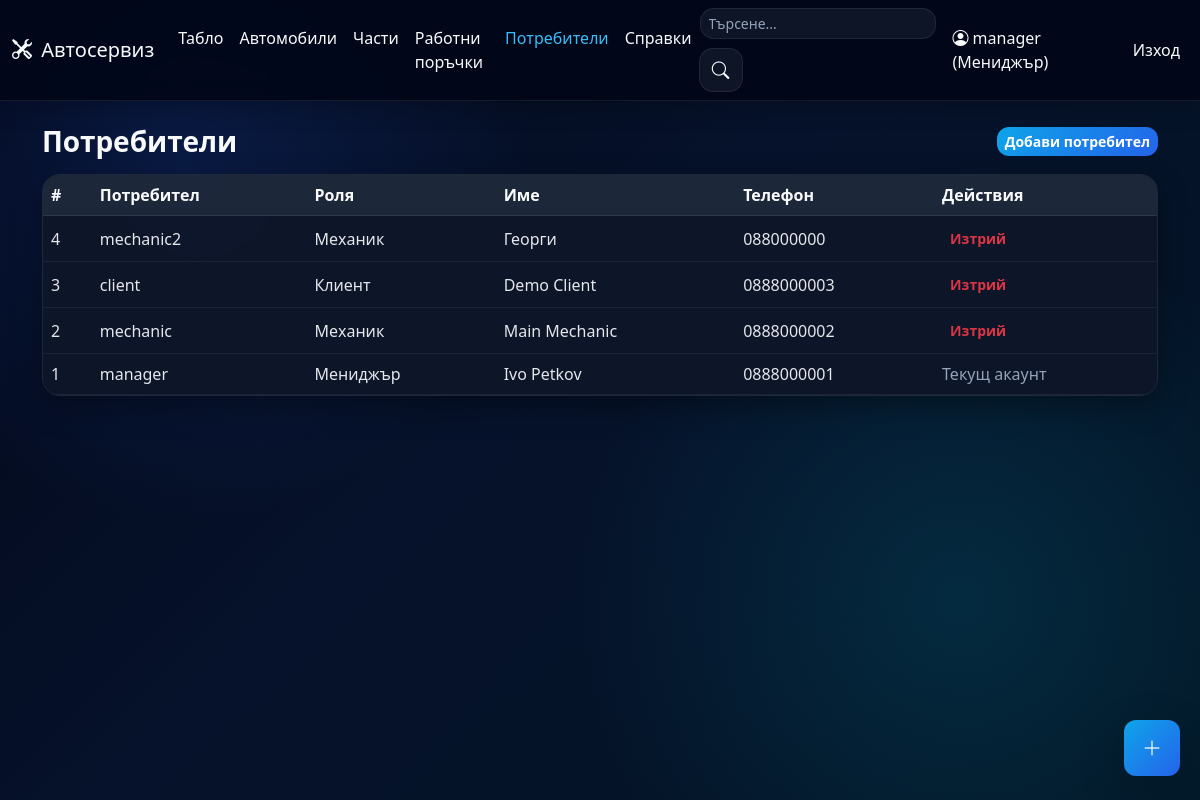
Page /users (signed in) on the earlier database version.
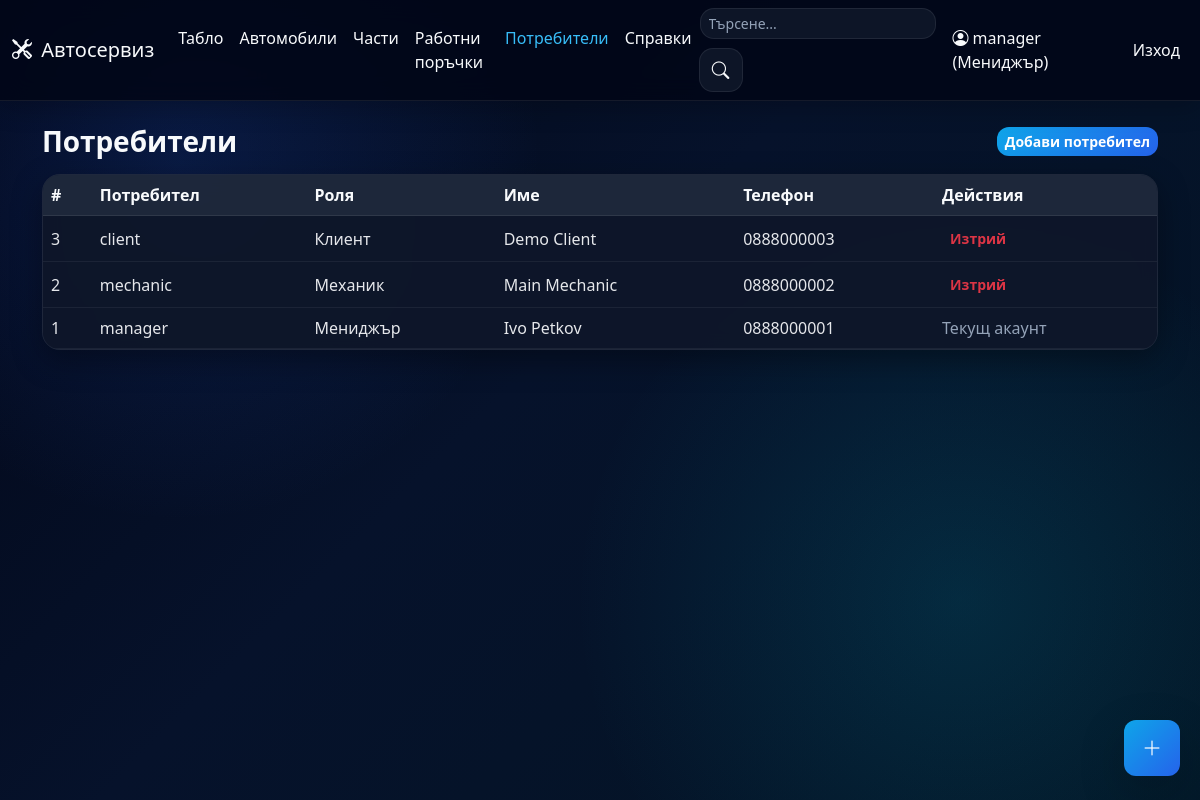
Same page on the later database version.
### app/models.py (models this page shows, shortened)
class User(UserMixin, db.Model):
    id = db.Column(db.Integer, primary_key=True)
    username = db.Column(db.String(80), unique=True, nullable=False)
    password_hash = db.Column(db.String(255), nullable=False)
    role = db.Column(db.String(20), nullable=False, default='client')
    full_name = db.Column(db.String(120))
    phone = db.Column(db.String(30))
    created_at = db.Column(db.DateTime, default=datetime.now)
    cars = db.relationship('Car', backref='user', lazy=True)

### app/routes_admin.py (the view, shortened to what this page needs)
    @app.route('/users', methods=['GET', 'POST'])
    @role_required('manager')
    def manage_users():
        users = User.query.order_by(User.created_at.desc()).all()
        return render_template('users.html', users=users)

### app/route_support.py (called while the page is built)
def register_template_helpers(app):
    @app.context_processor
    def inject_status_helpers():
        return {
            'status_label': status_label,
            'status_badge': status_badge,
            'status_meta': STATUS_META,
            'role_label': role_label,
            'pdf_export_enabled': pdf_export_available(),
        }

def role_required(*roles):
    def decorator(fn):
        @wraps(fn)
        @login_required
        def wrapper(*args, **kwargs):
            if current_user.role not in roles:
                flash('Нямате достъп до тази страница.', 'danger')
                return redirect(url_for('dashboard'))
            return fn(*args, **kwargs)
        return wrapper
    return decorator

def role_label(role: str) -> str:
    return ROLE_META.get(role, role)

def pdf_export_available() -> bool:
    try:
        load_pdf_dependencies()
    except ImportError:
        return False
    return True

### app/templates/users.html (shortened to what this page needs)
{% extends "base.html" %}
{% block content %}
<div class="d-flex justify-content-between align-items-center mb-3 flex-wrap gap-2">
  <h3 class="mb-0">Потребители</h3>
  <button class="btn btn-sm btn-primary" data-bs-toggle="collapse" data-bs-target="#addUserForm">Добави потребител</button>
</div>
<div class="card">
  <div class="card-body p-0">
    <div class="table-responsive">
      <table class="table align-middle mb-0">
        <thead>
          <tr>
            <th>#</th>
            <th>Потребител</th>
            <th>Роля</th>
            <th>Име</th>
            <th>Телефон</th>
            <th>Действия</th>
          </tr>
        </thead>
        <tbody>
          {% for user in users %}
          <tr>
            <td>{{ user.id }}</td>
            <td>{{ user.username }}</td>
            <td>{{ role_label(user.role) }}</td>
            <td>{{ user.full_name or '-' }}</td>
            <td>{{ user.phone or '-' }}</td>
            <td>
              {% if user.id != current_user.id %}
              <form method="post" action="{{ url_for('delete_user', user_id=user.id) }}" onsubmit="return confirm('Изтриване на потребителя?');">
                <button class="btn btn-sm btn-outline-danger">Изтрий</button>
              </form>
              {% else %}
              <span class="text-muted">Текущ акаунт</span>
              {% endif %}
            </td>
          </tr>
          {% endfor %}
        </tbody>
      </table>
    </div>
  </div>
</div>
{% endblock %}

### app/templates/base.html (shortened to what this page needs)
<!doctype html>
<html lang="bg">
<head>
  <link href="https://cdn.jsdelivr.net/npm/bootstrap@5.3.3/dist/css/bootstrap.min.css" rel="stylesheet">
  <link rel="stylesheet" href="https://cdn.jsdelivr.net/npm/bootstrap-icons@1.11.3/font/bootstrap-icons.min.css">
  <link rel="stylesheet" href="{{ url_for('static', filename='css/styles.css') }}">
</head>
<body>
<nav class="navbar navbar-expand-lg sticky-top">
  <div class="container-fluid">
    <a class="navbar-brand" href="{{ url_for('landing') if not current_user.is_authenticated else url_for('dashboard') }}">
      <i class="bi bi-tools me-1"></i> Автосервиз
    </a>
    <div class="collapse navbar-collapse" id="navMenu">
      {% if current_user.is_authenticated %}
      <ul class="navbar-nav me-auto mb-2 mb-lg-0">
        <li class="nav-item"><a class="nav-link {% if request.path.startswith('/dashboard') %}active{% endif %}" href="{{ url_for('dashboard') }}">Табло</a></li>
        <li class="nav-item"><a class="nav-link {% if request.path.startswith('/cars') %}active{% endif %}" href="{{ url_for('list_cars') }}">Автомобили</a></li>
        <li class="nav-item"><a class="nav-link {% if request.path.startswith('/parts') %}active{% endif %}" href="{{ url_for('list_parts') }}">Части</a></li>
        <li class="nav-item"><a class="nav-link {% if request.path.startswith('/work-orders') %}active{% endif %}" href="{{ url_for('list_work_orders') }}">Работни поръчки</a></li>
        {% if current_user.role == 'manager' %}
        <li class="nav-item"><a class="nav-link {% if request.path.startswith('/users') %}active{% endif %}" href="{{ url_for('manage_users') }}">Потребители</a></li>
        <li class="nav-item"><a class="nav-link {% if request.path.startswith('/reports') %}active{% endif %}" href="{{ url_for('reports') }}">Справки</a></li>
        {% endif %}
      </ul>
      {% endif %}
      <ul class="navbar-nav ms-auto align-items-center gap-2">
        {% if current_user.is_authenticated %}
        <li class="nav-item me-2 d-none d-md-block">
          <div class="input-group search-box">
            <input id="globalSearch" class="form-control form-control-sm" type="search" placeholder="Търсене...">
            <span class="input-group-text bg-white"><i class="bi bi-search"></i></span>
          </div>
        </li>
        <li class="nav-item"><span class="navbar-text"><i class="bi bi-person-circle"></i> {{ current_user.username }} ({{ role_label(current_user.role) }})</span></li>
        <li class="nav-item"><a class="nav-link text-danger" href="{{ url_for('logout') }}">Изход</a></li>
        {% else %}
        <li class="nav-item"><a class="nav-link" href="{{ url_for('login') }}">Вход</a></li>
        {% endif %}
      </ul>
    </div>
  </div>
</nav>
<div class="container py-4">
  {% block content %}{% endblock %}
</div>
{% if current_user.is_authenticated and current_user.role in ['manager', 'client'] %}
<button id="fabAdd" class="btn btn-primary btn-lg shadow-lg rounded-circle position-fixed d-flex align-items-center justify-content-center" style="right:20px;bottom:24px;width:56px;height:56px;z-index:1050;" data-bs-toggle="modal" data-bs-target="#fabModal" aria-label="Създай">
  <i class="bi bi-plus-lg" style="font-size:1.25rem"></i>
</button>
{% endif %}
</body>
</html>

Differences in the rows shown:
removed User: id "4", username "mechanic2", role "Механик", full_name "Георги", phone "088000000"
